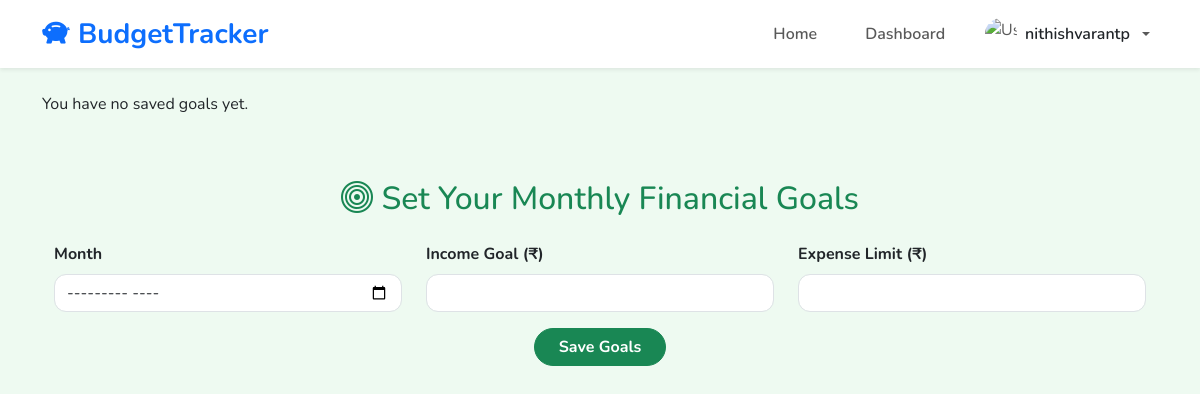
The app's page /set-goal/ (signed in), older data.
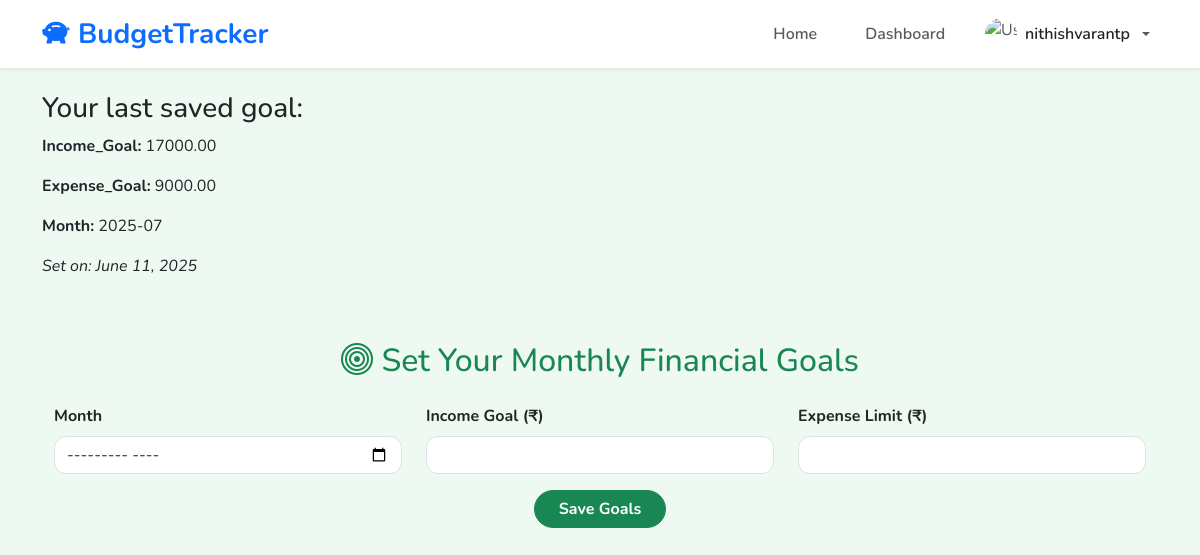
The same page, newer data.
### tracker_app/models.py (models this page shows, shortened)
class Goal(models.Model):
    user = models.ForeignKey(User, on_delete=models.CASCADE)
    income_goal = models.DecimalField(max_digits=10, decimal_places=2)
    expense_goal = models.DecimalField(max_digits=10, decimal_places=2)
    month = models.CharField(max_length=20)
    created_at = models.DateTimeField(default=timezone.now)

### tracker_app/views.py (the view, shortened to what this page needs)
# urls.py: path('set-goal/', set_goals_view, name='set_goal'),
@login_required
def set_goals_view(request):
    last_goal = Goal.objects.filter(user=request.user).order_by('-created_at').first()
    return render(request, 'set_goal.html', {'last_goal': last_goal})

### tracker_app/templates/set_goal.html (shortened to what this page needs)
{% extends "base.html" %}
{% block content %}
{% if last_goal %}
  <div class="last-goal">
    <h3>Your last saved goal:</h3>
    <p><strong>Income_Goal:</strong> {{ last_goal.income_goal }}</p>
    <p><strong>Expense_Goal:</strong> {{ last_goal.expense_goal}}</p>
    <p><strong>Month:</strong> {{ last_goal.month  }}</p>
    <p><em>Set on: {{ last_goal.created_at|date:"F j, Y" }}</em></p>
  </div>
{% else %}
  <p>You have no saved goals yet.</p>
{% endif %}
<div class="container py-5">
  <h2 class="text-center mb-4 text-success">
    <i class="bi bi-bullseye"></i> Set Your Monthly Financial Goals
  </h2>
  <form method="POST" class="row g-4 justify-content-center">
    <div class="col-md-4">
      <label for="month" class="form-label fw-bold">Month</label>
      <input type="month" id="month" name="month" class="form-control" required>
    </div>
    <div class="col-md-4">
      <label for="income_goal" class="form-label fw-bold">Income Goal (₹)</label>
      <input type="number" id="income_goal" name="income_goal" class="form-control" min="0" step="0.01" required>
    </div>
    <div class="col-md-4">
      <label for="expense_goal" class="form-label fw-bold">Expense Limit (₹)</label>
      <input type="number" id="expense_goal" name="expense_goal" class="form-control" min="0" step="0.01" required>
    </div>
    <div class="col-12 text-center mt-3">
      <button type="submit" class="btn btn-success px-4">Save Goals</button>
    </div>
  </form>
</div>
{% endblock %}

Row changes from the older to the newer data that the page shows:
added Goal: income_goal "17000.00", expense_goal "9000.00", month "2025-07", created_at "June 11, 2025"
Text that changed along with them:
text no longer shown: "You have no saved goals yet."
text now shown: "Your last saved goal: Income_Goal: Expense_Goal: Month: Set on:"
